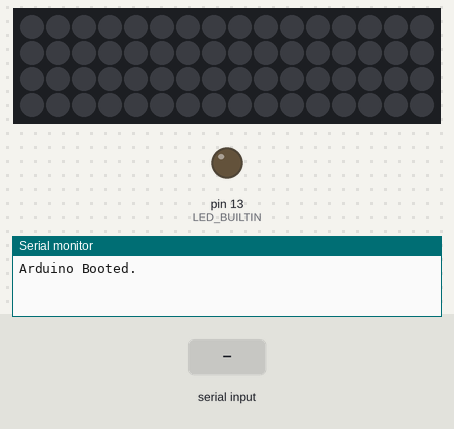
Recording of a sketch running on a simulated Arduino Uno, built with avr-gcc and run on an emulated ATmega328P. On the bench: 16×4 RGB LED matrix (first LED top left, wired row by row), output pins drawn as LEDs (lit = HIGH), the last lines printed to the serial monitor. The test bench sets the inputs (shaded band). Dim RGB values are drawn brighter than linear.

Above: at 3.6 s.
3.7 s: "90,45\n" received over Serial
At 10.52 s:
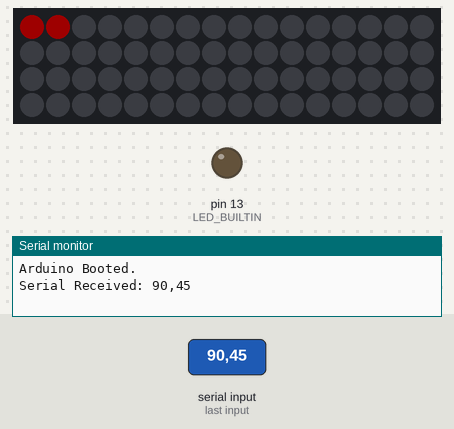
Timing chart, 0 to 11.6 s (numbered marks = the images above; inputs shaded):
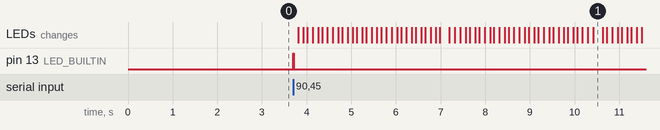

Measured:
- after the input at 3.7 s, pin 13 (LED_BUILTIN): LOW → HIGH at once, → LOW 0.01 s later; the LEDs: first change after 0.11 s (image 1 shows a later state)

The sketch:

ResourceMonitor.ino
```cpp
#include "FastLED.h"

#define OutputPin 12
#define Width 16
#define Rows 4
const int LEDCount = Width*Rows;
const CRGB CPULoadColor = CRGB::Red;
const CRGB RAMColor = CRGB(128,128,128);
const CRGB GPULoadColor = CRGB::Orange;
const CRGB GPURAMColor = CRGB(128,128,128);

float OldCPU = 0;
float OldRAM = 0;
float OldGPU = 0;
float OldVRAM = 0;

float CPU = 0;
float RAM = 0;
float GPU = 0;
float VRAM = 0;

int RefreshRate = 1000;
const int MsBetweenFrames = 30; //approx 30FPS, should be plenty smooth. Even updating 10x/second that allows for 3 frames, but also allows for slower transitions between slower refresh speeds.

long LastUpdateTime = 0;


CRGB LEDStrip[LEDCount];

void setup() {
  // put your setup code here, to run once:
 Serial.begin(9600,SERIAL_8O2);
 Serial.setTimeout(5);
 Serial.println("Arduino Booted.");
 pinMode(LED_BUILTIN, OUTPUT);
 digitalWrite(LED_BUILTIN, LOW);
 FastLED.addLeds<WS2811, OutputPin, GRB>(LEDStrip, LEDCount);//.setCorrection(TypicalSMD5050);
 FastLED.setBrightness(30);
 Startup();
 LastUpdateTime = millis();
}

void loop() {
  // put your main code here, to run repeatedly:
  if(Serial.available()>0){
    digitalWrite(LED_BUILTIN, HIGH);
    String Str = Serial.readString();
    Serial.println("Serial Received: "+Str);
    LastUpdateTime = millis();

    RefreshRate = floor(getValue(Str,',',0).toFloat()*1000);//recieve in seconds, but it's more useful in ms
    CPU = getValue(Str,',',1).toFloat();
    RAM = getValue(Str,',',2).toFloat();
    GPU = getValue(Str,',',3).toFloat();
    VRAM = getValue(Str,',',4).toFloat();

    digitalWrite(LED_BUILTIN, LOW);

    if(RefreshRate < 10 || CPU>100 || RAM>100 || GPU>100 || VRAM > 100){
      //something went wrong, and to stop ourselves from crashing, I'm just gonna throw away this transmission.
      Serial.println("Unreasonable numbers received");
      RefreshRate = 1000;
      CPU = OldCPU;
      RAM = OldRAM;
      GPU = OldGPU;
      VRAM = OldVRAM;
    } else{
      //do all the processing to interpolate between values
      Interpolate();
    }


  }

  if((millis()-LastUpdateTime) > (RefreshRate * 5)){//if we haven't gotten new data in 5 cycles, might as well power down.
    Serial.print("Nothing Recieved for ");
    Serial.print(RefreshRate * 5);
    Serial.println("ms. Sleeping.");
    CPU=0;
    RAM=0;
    GPU=0;
    VRAM=0;
    RefreshRate = 1000;
    //call interpolator to smooth it down to 0
    Interpolate();
    RefreshRate = 10000;
  }
}

void Interpolate(){
  int Frames = floor(RefreshRate / MsBetweenFrames);
  if(Frames < 1){
    return;
  }
  float CPUChange = (CPU - OldCPU)/Frames;
  float RAMChange = (RAM - OldRAM)/Frames;
  float GPUChange = (GPU - OldGPU)/Frames;
  float VRAMChange = (VRAM - OldVRAM)/Frames;

  long InterpolateTime = millis();
  for(int i = 1; i <Frames;i++){
    DrawGraph(OldCPU+(CPUChange*i),OldRAM+(RAMChange*i),OldGPU+(GPUChange*i),OldVRAM+(VRAMChange*i));
    delay(MsBetweenFrames-(millis()-InterpolateTime));
    InterpolateTime = millis();
  }

  DrawGraph(CPU,RAM,GPU,VRAM);
  //set up the values to be read for the next set of values
    OldCPU = CPU;
    OldRAM = RAM;
    OldGPU = GPU;
    OldVRAM = VRAM;
}

void DrawGraph(float CPULoad, float RAMPercent,float GPULoad, float GPURAMPercent){
  float CPUFilled = CPULoad/10*Width/10;
  float RAMFilled = RAMPercent/10*Width/10;
  float GPUFilled = GPULoad/10*Width/10;
  float VRAMFilled = GPURAMPercent/10*Width/10;
  ClearStrip();

  //CPU Load
  for(int i = 0; i < floor(CPUFilled); i++){
    AddColor(i, CPULoadColor, 1);
  }
  AddColor(floor(CPUFilled), CPULoadColor, CPUFilled-floor(CPUFilled));

    //RAM
  for(int i = 0; i < floor(RAMFilled); i++){
    AddColor(i+Width, RAMColor, 1);
  }
  AddColor(floor(RAMFilled)+Width, RAMColor, RAMFilled-floor(RAMFilled));

  //GPU Load
  for(int i = 0; i < floor(GPUFilled); i++){
    AddColor(i+(Width*2), GPULoadColor, 1);
  }
  AddColor(floor(GPUFilled)+(Width*2), GPULoadColor, GPUFilled-floor(GPUFilled));

  //VRAM
  for(int i = 0; i < floor(VRAMFilled); i++){
    AddColor(i+(Width*3), GPURAMColor, 1);
  }
  AddColor(floor(VRAMFilled)+(Width*3), GPURAMColor, VRAMFilled-floor(VRAMFilled));


  FastLED.show();
}

void AddColor(int index, CRGB AddColor, float Weight){
  int Red, Green, Blue;
  if(LEDStrip[index] == CRGB(0,0,0)){
    //LEDStrip[index] = AddColor;
    Red = round(AddColor.r * Weight);
    Green = round(AddColor.g * Weight);
    Blue = round(AddColor.b * Weight);
  }else{
    //LEDStrip[index].Red = (AddColor.Red * (Weight/2))+LEDStrip[index].Red;
    Red = round(((AddColor.r * Weight) + LEDStrip[index].r)/2);
    Green = round(((AddColor.g * Weight) + LEDStrip[index].g)/2);
    Blue = round(((AddColor.b * Weight) + LEDStrip[index].b)/2);
  }
  LEDStrip[index] = CRGB(Red,Green,Blue);
}

void ClearStrip(){
  for(int i = 0; i< LEDCount; i++){
    LEDStrip[i]=CRGB::Black;
  }
}

void Startup(){
  const int offset = 80;
  for(int i = 0; i<(100+offset);i++){
    DrawGraph(min(i,100), max((i-offset),0), min(i,100), max((i-offset),0));
  }
  for(int i = 100; i>(0-offset);i--){
    DrawGraph(max(i,0), min((i+offset),100), max(i,0), min((i+offset),100));
  }
  DrawGraph(0,0,0,0);
}

String getValue(String data, char separator, int index)
{
    int found = 0;
    int strIndex[] = { 0, -1 };
    int maxIndex = data.length() - 1;

    for (int i = 0; i <= maxIndex && found <= index; i++) {
        if (data.charAt(i) == separator || i == maxIndex) {
            found++;
            strIndex[0] = strIndex[1] + 1;
            strIndex[1] = (i == maxIndex) ? i+1 : i;
        }
    }
    return found > index ? data.substring(strIndex[0], strIndex[1]) : "";
}
```
